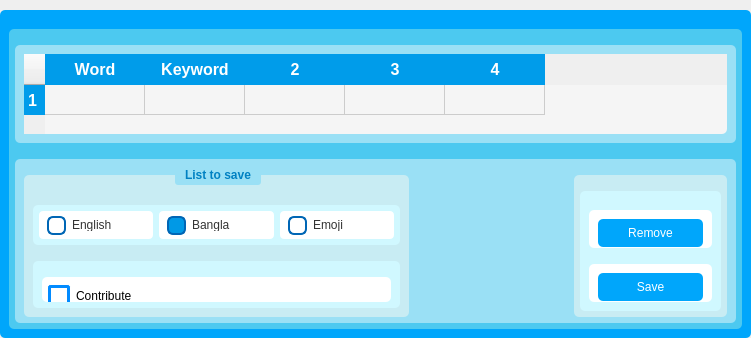
<?xml version="1.0" encoding="UTF-8"?>
<ui version="4.0">
 <class>MainWindow</class>
 <widget class="QMainWindow" name="MainWindow">
  <property name="geometry">
   <rect>
    <x>0</x>
    <y>0</y>
    <width>751</width>
    <height>338</height>
   </rect>
  </property>
  <property name="minimumSize">
   <size>
    <width>400</width>
    <height>300</height>
   </size>
  </property>
  <property name="maximumSize">
   <size>
    <width>1000</width>
    <height>600</height>
   </size>
  </property>
  <property name="windowTitle">
   <string>Add or Edit Word</string>
  </property>
  <property name="styleSheet">
   <string notr="true">QPushButton{
 padding-top:2px;
padding-bottom:2px;
 padding-left:6px;
padding-right:6px;
	
	font: 57 16px &quot;DM Mono Medium&quot;;
	background-color: rgb(0, 166, 251);
border:none;
	color: white;
border-radius:5px;
}
QPushButton:hover{
color: rgb(0, 105, 185);
	background-color: rgb(148, 215, 235);
font: 57 18px &quot;DM Mono Medium&quot;;
}
QPushButton:pressed{
background-color: rgb(76, 200, 239);
font: 57 15px &quot;DM Mono Medium&quot;;
}
QTableWidget {
    background-color: #f5f5f5;
    alternate-background-color: #e6e6e6;
    gridline-color: #cccccc;
    border: none;
    selection-background-color: #cceeff;
    selection-color: #000000;
  	 font: 19px &quot;Kalpurush&quot;;
}

QHeaderView::section {
    background-color: #d9d9d9;
    color: #000000;
    font-size: 16px;
    font-weight: bold;
    padding: 4px;
}

QTableWidget::item:selected {
    background-color: #cceeff;
    color: #000000;
}
QLabel{
	font: 57 15px &quot;DM Mono Medium&quot;;
}

</string>
  </property>
  <widget class="QWidget" name="centralwidget">
   <layout class="QGridLayout" name="gridLayout">
    <property name="leftMargin">
     <number>0</number>
    </property>
    <property name="topMargin">
     <number>0</number>
    </property>
    <property name="rightMargin">
     <number>0</number>
    </property>
    <property name="bottomMargin">
     <number>0</number>
    </property>
    <property name="spacing">
     <number>0</number>
    </property>
    <item row="0" column="0">
     <widget class="QGroupBox" name="groupBox_3">
      <property name="styleSheet">
       <string notr="true">QGroupBox {
    border: none;
    border-radius: 5px;
    margin-top: 10px; /* leave space at the top for the title */
    font-weight: bold;
	font-size: 14px;
	background-color: rgb(0, 166, 251);
}
QGroupBox::title {
    subcontrol-origin: margin;
    subcontrol-position: top; /* position at the top center */
    padding: 3 8px;
	color: rgb(202, 240, 248);
	border-radius:4px;
	background-color:  rgb(248, 248, 248);

}</string>
      </property>
      <property name="title">
       <string/>
      </property>
      <layout class="QGridLayout" name="gridLayout_2">
       <item row="0" column="0">
        <widget class="QGroupBox" name="groupBox_4">
         <property name="styleSheet">
          <string notr="true">QGroupBox {
    border: none;
    border-radius: 5px;
    margin-top: 1ex; /* leave space at the top for the title */
    font-weight: bold;
	font-size: 12px;
	background-color: rgb(134, 202, 237);
	background-color: rgb(76, 201, 240);
}
QGroupBox::title {
	border-radius:3px;
	background-color: rgb(154, 224, 245);
}

QCheckBox:disabled {
background-color: rgb(76, 201, 240);
  border: none;
	color: rgb(208, 248, 255);
}

</string>
         </property>
         <property name="title">
          <string/>
         </property>
         <layout class="QVBoxLayout" name="verticalLayout_4">
          <property name="leftMargin">
           <number>6</number>
          </property>
          <property name="topMargin">
           <number>6</number>
          </property>
          <property name="rightMargin">
           <number>6</number>
          </property>
          <property name="bottomMargin">
           <number>6</number>
          </property>
          <item>
           <widget class="QGroupBox" name="groupBox_5">
            <property name="styleSheet">
             <string notr="true">QGroupBox {
    border: none;
	background-color: rgb(154, 224, 245);
}
QGroupBox::title {
	border:none;
	background-color: rgb(76, 201, 240);
}
</string>
            </property>
            <property name="title">
             <string/>
            </property>
            <layout class="QVBoxLayout" name="verticalLayout">
             <item>
              <widget class="QTableWidget" name="tableWidget">
               <property name="minimumSize">
                <size>
                 <width>0</width>
                 <height>80</height>
                </size>
               </property>
               <property name="maximumSize">
                <size>
                 <width>16777215</width>
                 <height>110</height>
                </size>
               </property>
               <property name="styleSheet">
                <string notr="true">QTableWidget {
    background-color: #f5f5f5;
    alternate-background-color: #ffffff;
    selection-background-color: #a5c7ff;
    border: none;
    border-radius: 5px;
}

QTableWidget::item {
    padding: 5px;
    color: #333333;
}

QTableWidget::item:selected {
    color:black;
}

QHeaderView::section {
	background-color: rgb(0, 156, 234);
    color: #ffffff;
    padding: 4px;
    border: none;
}

QHeaderView::section:checked {
    background-color: #005a9e;
}

QHeaderView::section:checked:disabled {
    background-color: #cccccc;
}

QHeaderView::section:disabled {
    color: #999999;
}
</string>
               </property>
               <row>
                <property name="text">
                 <string>1</string>
                </property>
               </row>
               <column>
                <property name="text">
                 <string>Word</string>
                </property>
               </column>
               <column>
                <property name="text">
                 <string>Keyword</string>
                </property>
               </column>
               <column>
                <property name="text">
                 <string>2</string>
                </property>
               </column>
               <column>
                <property name="text">
                 <string>3</string>
                </property>
               </column>
               <column>
                <property name="text">
                 <string>4</string>
                </property>
               </column>
              </widget>
             </item>
            </layout>
           </widget>
          </item>
          <item>
           <widget class="QGroupBox" name="groupBox_7">
            <property name="styleSheet">
             <string notr="true">QGroupBox {
    border: none;
	background-color: rgb(154, 224, 245);
}
QGroupBox::title {
	border:none;
	background-color: rgb(76, 201, 240);
}
</string>
            </property>
            <property name="title">
             <string/>
            </property>
            <layout class="QGridLayout" name="gridLayout_5">
             <property name="topMargin">
              <number>6</number>
             </property>
             <property name="bottomMargin">
              <number>6</number>
             </property>
             <item row="0" column="0" rowspan="2">
              <widget class="QGroupBox" name="groupBox">
               <property name="minimumSize">
                <size>
                 <width>385</width>
                 <height>0</height>
                </size>
               </property>
               <property name="styleSheet">
                <string notr="true">QGroupBox {
    border: none;
	background-color: rgb(200, 236, 243);
	
	font: 25 14px &quot;DM Mono Light&quot;;
}
QGroupBox:title {
	font: 57 14px &quot;DM Mono Medium&quot;;
    border: none;
	color: rgb(0, 129, 194);
	background-color: rgb(154, 224, 245);
}


QRadioButton {
	font: 57 16px &quot;DM Mono Medium&quot;;
    color: #333;
    padding: 8px;
    border-radius: 4px;
    background-color: #fff;
}

QRadioButton::indicator {
    width: 15px;
    height: 15px;
    border-radius: 6px;
    border: 2px solid rgb(0, 102, 181);
}

QRadioButton::indicator::unchecked::hover {
    width: 16px;
    height: 16px;
		 border: 3px solid rgb(0, 102, 181);
}


QRadioButton::indicator:checked {
	background-color: rgb(0, 153, 230);
}

QRadioButton:hover {
	font-size:  16px;
	background-color: rgb(154, 224, 245);
}

QRadioButton:pressed {
    
	background-color: rgb(0, 120, 215);
}
</string>
               </property>
               <property name="title">
                <string>List to save</string>
               </property>
               <layout class="QGridLayout" name="gridLayout_3">
                <property name="topMargin">
                 <number>20</number>
                </property>
                <item row="0" column="0">
                 <widget class="QGroupBox" name="groupBox_6">
                  <property name="minimumSize">
                   <size>
                    <width>0</width>
                    <height>50</height>
                   </size>
                  </property>
                  <property name="styleSheet">
                   <string notr="true">QGroupBox {
    border: none;
	
	background-color: rgb(208, 248, 255);
}
QGroupBox:title {
    border: none;
	background-color: rgb(76, 201, 240);
}</string>
                  </property>
                  <property name="title">
                   <string/>
                  </property>
                  <layout class="QHBoxLayout" name="horizontalLayout">
                   <property name="leftMargin">
                    <number>6</number>
                   </property>
                   <property name="topMargin">
                    <number>6</number>
                   </property>
                   <property name="rightMargin">
                    <number>6</number>
                   </property>
                   <property name="bottomMargin">
                    <number>6</number>
                   </property>
                   <item>
                    <widget class="QRadioButton" name="EnglishRadioButton">
                     <property name="minimumSize">
                      <size>
                       <width>110</width>
                       <height>0</height>
                      </size>
                     </property>
                     <property name="text">
                      <string>English</string>
                     </property>
                    </widget>
                   </item>
                   <item>
                    <widget class="QRadioButton" name="BanglaRadioButton">
                     <property name="minimumSize">
                      <size>
                       <width>110</width>
                       <height>0</height>
                      </size>
                     </property>
                     <property name="text">
                      <string>Bangla</string>
                     </property>
                     <property name="checked">
                      <bool>true</bool>
                     </property>
                    </widget>
                   </item>
                   <item>
                    <widget class="QRadioButton" name="emojiRadioButton">
                     <property name="minimumSize">
                      <size>
                       <width>110</width>
                       <height>0</height>
                      </size>
                     </property>
                     <property name="text">
                      <string>Emoji</string>
                     </property>
                    </widget>
                   </item>
                  </layout>
                 </widget>
                </item>
                <item row="1" column="0">
                 <widget class="QGroupBox" name="groupBox_9">
                  <property name="minimumSize">
                   <size>
                    <width>0</width>
                    <height>54</height>
                   </size>
                  </property>
                  <property name="styleSheet">
                   <string notr="true">QGroupBox {
    border: none;
	
	background-color: rgb(208, 248, 255);
}
QGroupBox:title {
    border: none;
	background-color: rgb(76, 201, 240);
}</string>
                  </property>
                  <property name="title">
                   <string/>
                  </property>
                  <layout class="QVBoxLayout" name="verticalLayout_2">
                   <property name="topMargin">
                    <number>6</number>
                   </property>
                   <property name="bottomMargin">
                    <number>6</number>
                   </property>
                   <item>
                    <widget class="QGroupBox" name="groupBox_12">
                     <property name="minimumSize">
                      <size>
                       <width>0</width>
                       <height>0</height>
                      </size>
                     </property>
                     <property name="styleSheet">
                      <string notr="true">QGroupBox {
    border: none;
	
	background-color: rgb(255, 255, 255);
}
QGroupBox:title {
    border: none;
	color: rgb(0, 129, 194);
	background-color: rgb(154, 224, 245);
}
</string>
                     </property>
                     <property name="title">
                      <string/>
                     </property>
                     <layout class="QVBoxLayout" name="verticalLayout_5">
                      <property name="leftMargin">
                       <number>6</number>
                      </property>
                      <property name="topMargin">
                       <number>6</number>
                      </property>
                      <property name="rightMargin">
                       <number>6</number>
                      </property>
                      <property name="bottomMargin">
                       <number>6</number>
                      </property>
                      <item>
                       <widget class="QCheckBox" name="SendChangesCheckBox">
                        <property name="minimumSize">
                         <size>
                          <width>0</width>
                          <height>26</height>
                         </size>
                        </property>
                        <property name="toolTip">
                         <string notr="true">&lt;html&gt;&lt;head/&gt;&lt;body&gt;&lt;p&gt;&lt;span style=&quot; font-size:11pt;&quot;&gt;If you believe the changes you are about to make would benefit others, please check this before pressing the Save or Remove button&lt;/span&gt;&lt;/p&gt;&lt;/body&gt;&lt;/html&gt;</string>
                        </property>
                        <property name="toolTipDuration">
                         <number>10</number>
                        </property>
                        <property name="styleSheet">
                         <string notr="true">QCheckBox {
 background: transparent;
font: 57 15px &quot;DM Mono Medium&quot;;
}

QCheckBox::hover {
font: 57 16px &quot;DM Mono Medium&quot;;
}

QCheckBox:disabled {
  background-color: #e3e3e3;
  border: none;
  color: #808080;
}

QCheckBox::indicator {
  width: 16px;
  height: 16px;
	border: 3px solid rgb(2, 139, 255);
	border-radius: 3px;
}

QCheckBox::indicator:unchecked {
  image: url(:/images/unchecked.png);
}

QCheckBox::indicator:unchecked:hover {
  image: url(:/images/unchecked_hover.png);
	background-color: rgb(0, 227, 255);
	 width: 18px;
  height: 18px;
}

QCheckBox::indicator:checked {
border: 2px solid green;
 image: url(Tic_seign.png);
}

QCheckBox::indicator:checked:hover {
  image: url(Tic_seign.png);
 width: 17px;
  height: 17px;
}
</string>
                        </property>
                        <property name="text">
                         <string>Contribute</string>
                        </property>
                        <property name="checked">
                         <bool>false</bool>
                        </property>
                       </widget>
                      </item>
                     </layout>
                    </widget>
                   </item>
                  </layout>
                 </widget>
                </item>
               </layout>
              </widget>
             </item>
             <item row="0" column="2" rowspan="2">
              <widget class="QGroupBox" name="ButtonContainer">
               <property name="styleSheet">
                <string notr="true">QGroupBox {
    border: none;
	background-color: rgb(200, 236, 243);
}
QGroupBox:title {
    border: none;
	background-color: rgb(76, 201, 240);
}
</string>
               </property>
               <property name="title">
                <string/>
               </property>
               <layout class="QGridLayout" name="gridLayout_4">
                <property name="leftMargin">
                 <number>6</number>
                </property>
                <property name="topMargin">
                 <number>6</number>
                </property>
                <property name="rightMargin">
                 <number>6</number>
                </property>
                <property name="bottomMargin">
                 <number>6</number>
                </property>
                <item row="0" column="1" rowspan="2">
                 <widget class="QGroupBox" name="groupBox_11">
                  <property name="styleSheet">
                   <string notr="true">QGroupBox {
    border: none;
	
	background-color: rgb(208, 248, 255);
}
QGroupBox:title {
    border: none;
	background-color: rgb(76, 201, 240);
}</string>
                  </property>
                  <property name="title">
                   <string/>
                  </property>
                  <layout class="QVBoxLayout" name="verticalLayout_3">
                   <item>
                    <widget class="QGroupBox" name="removeBtnContainer">
                     <property name="styleSheet">
                      <string notr="true">QGroupBox {
    border: none;
	background-color: rgb(255, 255, 255);
}
QGroupBox:title {
    border: none;
	background-color: rgb(76, 201, 240);
}</string>
                     </property>
                     <property name="title">
                      <string/>
                     </property>
                     <layout class="QHBoxLayout" name="horizontalLayout_3">
                      <item>
                       <widget class="QPushButton" name="RemovePushButton">
                        <property name="minimumSize">
                         <size>
                          <width>100</width>
                          <height>28</height>
                         </size>
                        </property>
                        <property name="maximumSize">
                         <size>
                          <width>16777215</width>
                          <height>16777215</height>
                         </size>
                        </property>
                        <property name="text">
                         <string>Remove</string>
                        </property>
                        <property name="shortcut">
                         <string>Ctrl+R</string>
                        </property>
                       </widget>
                      </item>
                     </layout>
                    </widget>
                   </item>
                   <item>
                    <widget class="QGroupBox" name="groupBox_8">
                     <property name="styleSheet">
                      <string notr="true">QGroupBox {
    border: none;
	background-color: rgb(255, 255, 255);
}
QGroupBox:title {
    border: none;
	background-color: rgb(76, 201, 240);
}</string>
                     </property>
                     <property name="title">
                      <string/>
                     </property>
                     <layout class="QHBoxLayout" name="horizontalLayout_2">
                      <item>
                       <widget class="QPushButton" name="SavePushButton">
                        <property name="minimumSize">
                         <size>
                          <width>100</width>
                          <height>28</height>
                         </size>
                        </property>
                        <property name="maximumSize">
                         <size>
                          <width>16777215</width>
                          <height>16777215</height>
                         </size>
                        </property>
                        <property name="styleSheet">
                         <string notr="true"/>
                        </property>
                        <property name="text">
                         <string>Save</string>
                        </property>
                        <property name="shortcut">
                         <string>Ctrl+S</string>
                        </property>
                       </widget>
                      </item>
                     </layout>
                    </widget>
                   </item>
                  </layout>
                 </widget>
                </item>
               </layout>
              </widget>
             </item>
             <item row="0" column="1" rowspan="2">
              <widget class="QLabel" name="label">
               <property name="text">
                <string/>
               </property>
               <property name="alignment">
                <set>Qt::AlignCenter</set>
               </property>
               <property name="wordWrap">
                <bool>true</bool>
               </property>
              </widget>
             </item>
            </layout>
           </widget>
          </item>
         </layout>
        </widget>
       </item>
      </layout>
     </widget>
    </item>
   </layout>
  </widget>
 </widget>
 <resources/>
 <connections/>
</ui>
